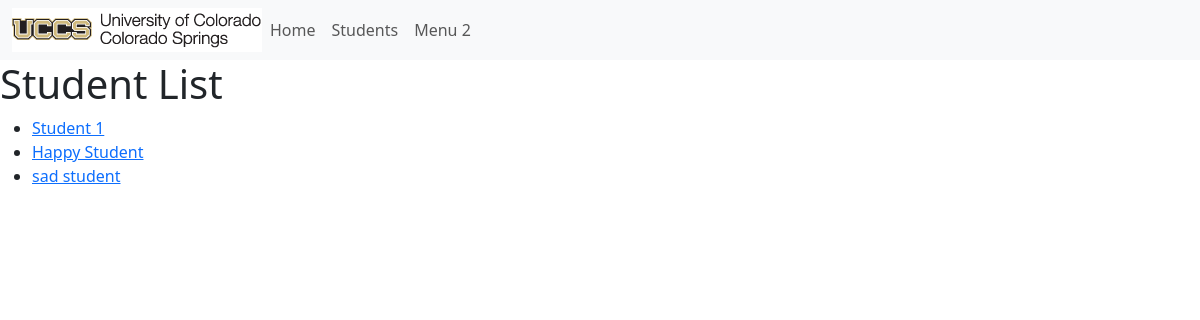
/students/, run on an earlier commit of the app's database.
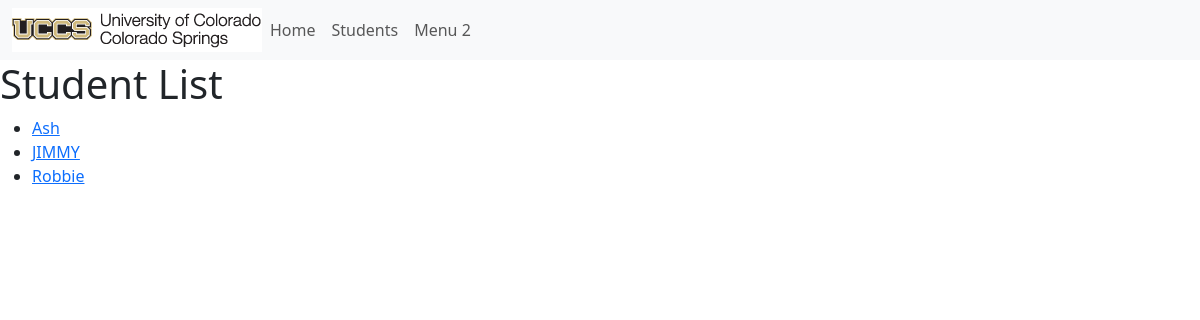
And on a later commit of the database.
### portfolio_app/models.py (models this page shows, shortened)
class Student(models.Model):
    MAJOR = (
    ('CSCI-BS', 'BS in Computer Science'),
    ('CPEN-BS', 'BS in Computer Engineering'),
    ('BIGD-BI', 'BI in Game Design and Development'),
    ('BICS-BI', 'BI in Computer Science'),
    ('BISC-BI', 'BI in Computer Security'),
    ('CSCI-BA', 'BA in Computer Science'),
    ('DASE-BS', 'BS in Data Analytics and Systems Engineering')
    )
    name = models.CharField(max_length=200)
    email = models.CharField("UCCS Email", max_length=200)
    major = models.CharField(max_length=200, choices=MAJOR, blank = False)
    portfolio = models.OneToOneField(Portfolio, on_delete=models.CASCADE, unique=True, default=None)
    def get_absolute_url(self):
        return reverse('student-detail', args=[str(self.id)])

### portfolio_app/views.py (the view)
# urls.py: path('students/', views.StudentListView.as_view(), name= 'students'),
class StudentListView(generic.ListView):
   model = Student

### portfolio_app/templates/portfolio_app/student_list.html
{% extends 'portfolio_app/base_template.html' %}
{% block content %}
<h1>Student List</h1>
{% if student_list %}
<ul>
    {% for student in student_list %}
    <li>
        <a href="{{ student.get_absolute_url }}">{{ student.name }}</a>
    </li>
    {% endfor %}
</ul>
{% else %}
<p>There are no students registered.</p>
{% endif %}
{% endblock %}

What changed in the data, as far as the page shows it:
removed Student: name "Student 1"
removed Student: name "Happy Student"
removed Student: name "sad student"
added Student: name "Ash"
added Student: name "JIMMY"
added Student: name "Robbie"
